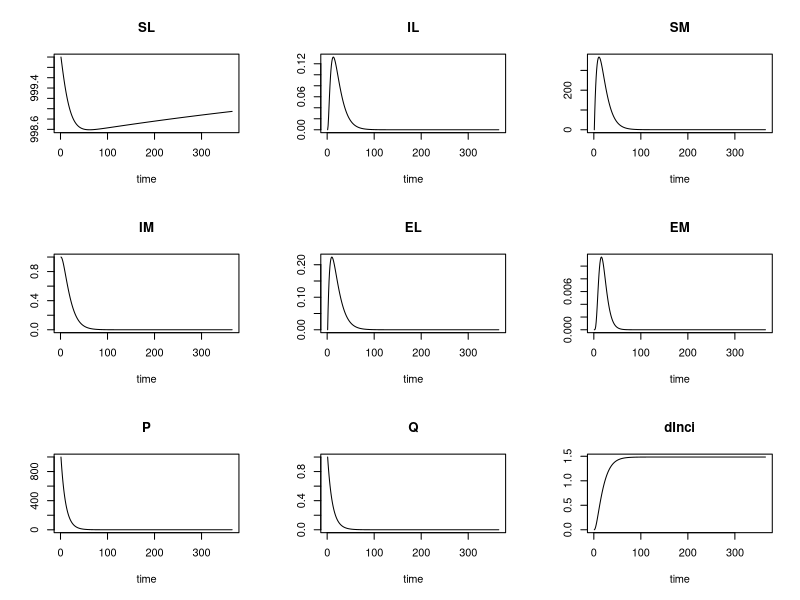

The R source for this figure:
library(deSolve)
library(ggplot2)
library(reshape2)

# function for a simple mosquito borne disease
SEIRMosVecbit = function(time, state, parms) {
  with(as.list(c(state, parms)), {
    # infection in mosquitoes
    dP = b1*(NM-q1*IM)- theta*P #susceptible
    dQ = b1*q1*IM-theta*Q         #Infected Egg
    dSM = theta*P - r*(BML*SM*IL) - muM * SM
    dEM = r*(BML*SM*IL) - alphaM*EM-muM*EM
    dIM = theta*Q + alphaM*EM - muM * IM
    
    # infection in livestocks
    dSL = NL*muL - r*(BLM*SL*IM) - muL * SL
    dEL= r*(BLM*SL*IM)-alphaL*EL-muL*EL
    dIL = alphaL*EL - gamma*IL - muL*IL - dL*IL
    dInci = alphaL*EL
    
    list(c(dSL,dIL, dSM, dIM, dEL, dEM, dP, dQ, dInci))
  })
}

######################
# State Variables    #
######################
#Egg
P = 999;
Q = 1;
#Mosquito
NM=1; IM=1; SM=NM-IM;
EM= 0;
#Livestock
NL=1000; IL =0; 
EL=0;
SL=NL-IL-EL;


######################
# Parameters         #
######################


bit = 256/356 ## bites per mosquit
r = bit/NL


#Mosquito
b1 = 1/30;       #number of eggs laid per day
q1 = .05;        #transovarial transmission rate
theta = (1/10);  #maturation rate
alphaM = 1/6;    #transition from exposed to infected mosquitos
muM = 1/10;      #Mosquito death rate, 1 week life span for mosquito
BML = .1         #transmission rate to mosquito from livestock

#Livestock
alphaL=(1/4);     #transition from exposed to infected livestock
muL= (1/1000);    #livestock death rate, life span: 10 yr
gamma= (1/3);     # recovery rate livestock, infectious period: 7 days
#vL=NL*muL;       #birth rate livestock
BLM= .1           #transmission rate to livestock from mosquito
dL = .07          #death rate in livestock due to RVF

parameters = c(muL = muL, muM = muM, 
               gamma = gamma, alphaL = alphaL, 
               alphaM = alphaM, theta = theta, b1 = b1, q1 = q1, dL = dL, r = r, bit = bit)

state = c(SL = SL, IL = IL, SM = SM,IM = IM, EL = EL, EM = EM, P = P, Q = Q, dInci = 0)

times=1:(365*1); # months

######################
# Simulation         #
######################
sim=ode(y=state,times=times,func=SEIRMosVecbit,parms = parameters)



######################
# Plots              #
######################
plot(sim)
